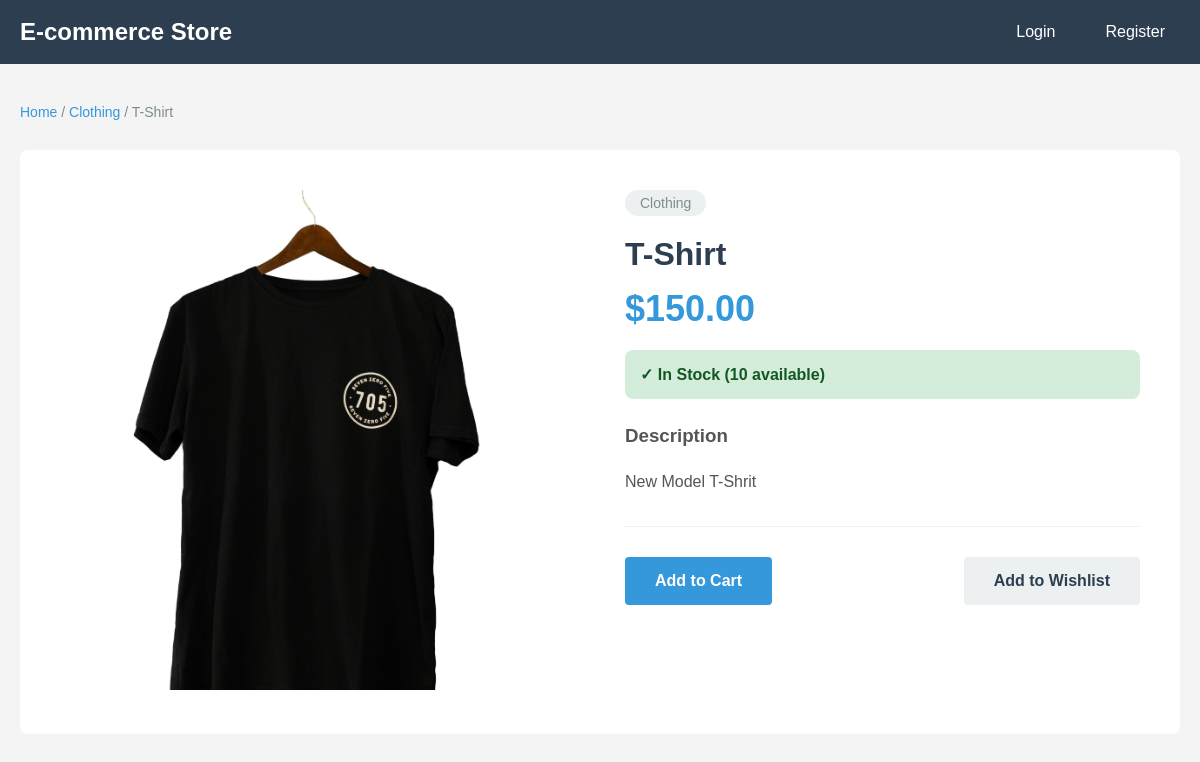
/product.php?id=7, run on the app's committed database.
### tables this page shows
CREATE TABLE `products` (
  `id` int(11) NOT NULL,
  `name` varchar(255) NOT NULL,
  `category_id` int(11) NOT NULL,
  `price` decimal(10,2) NOT NULL,
  `description` text DEFAULT NULL,
  `image` varchar(255) DEFAULT NULL,
  `stock_count` int(11) DEFAULT 0,
  `created_at` timestamp NOT NULL DEFAULT current_timestamp()
);

CREATE TABLE `categories` (
  `id` int(11) NOT NULL,
  `name` varchar(255) NOT NULL,
  `description` text DEFAULT NULL,
  `created_at` timestamp NOT NULL DEFAULT current_timestamp()
);

### config.php (called while the page is built, shortened)
<?php
function isUserLoggedIn() {
    return isset($_SESSION['user_id']);
}
function formatPrice($price) {
    return '$' . number_format($price, 2);
}
?>

### product.php (the view, shortened to what this page needs)
<?php
require_once 'config.php';
$product_id = $_GET['id'];
$conn = getDBConnection();
$stmt = $conn->prepare("SELECT p.*, c.name as category_name FROM products p
                        LEFT JOIN categories c ON p.category_id = c.id
                        WHERE p.id = ?");
$stmt->bind_param("i", $product_id);
$stmt->execute();
$result = $stmt->get_result();
$product = $result->fetch_assoc();
?>
<!DOCTYPE html>
<html lang="en">
<head>
</head>
<body>
    <div class="header">
        <div class="header-content">
            <a href="index.php" class="logo">E-commerce Store</a>
            <nav class="nav">
                <?php if (isUserLoggedIn()): ?>
                    <a href="wishlist.php">Wishlist</a>
                    <a href="cart.php">Cart</a>
                    <a href="dashboard.php">My Account</a>
                    <a href="logout.php">Logout</a>
                <?php else: ?>
                    <a href="login.php">Login</a>
                    <a href="register.php">Register</a>
                <?php endif; ?>
            </nav>
        </div>
    </div>
    <div class="container">
        <div class="breadcrumb">
            <a href="index.php">Home</a> / <a href="index.php?category=<?php echo $product['category_id']; ?>"><?php echo $product['category_name']; ?></a> / <?php echo $product['name']; ?>
        </div>
        <div class="product-detail">
            <div>
                <img src="<?php echo UPLOAD_DIR . $product['image']; ?>" alt="<?php echo $product['name']; ?>" class="product-image">
            </div>
            <div class="product-info">
                <div class="category-badge"><?php echo $product['category_name']; ?></div>
                <h1><?php echo $product['name']; ?></h1>
                <div class="price"><?php echo formatPrice($product['price']); ?></div>
                <?php if ($product['stock_count'] > 0): ?>
                    <div class="stock-info in-stock">✓ In Stock (<?php echo $product['stock_count']; ?> available)</div>
                <?php else: ?>
                    <div class="stock-info out-of-stock">✗ Out of Stock</div>
                <?php endif; ?>
                <div class="description">
                    <h3 style="margin-bottom: 15px;">Description</h3>
                    <p><?php echo nl2br($product['description']); ?></p>
                </div>
                <div class="actions">
                    <form method="POST" style="flex: 1;">
                        <button type="submit" name="add_to_cart" class="btn btn-primary"
                                <?php echo $product['stock_count'] == 0 ? 'disabled' : ''; ?>>
                            Add to Cart
                        </button>
                    </form>
                    <form method="POST">
                        <button type="submit" name="add_to_wishlist" class="btn btn-secondary"
                                <?php echo $product['stock_count'] == 0 ? 'disabled' : ''; ?>>
                            Add to Wishlist
                        </button>
                    </form>
                </div>
            </div>
        </div>
    </div>
</body>
</html>

### product.php (style rules this page uses)
* { margin: 0; padding: 0; box-sizing: border-box; }
body { font-family: Arial, sans-serif; background: #f4f4f4; }
.header { background: #2c3e50; color: white; padding: 15px 0; }
.header-content { max-width: 1200px; margin: 0 auto; padding: 0 20px; display: flex; justify-content: space-between; align-items: center; }
.logo { font-size: 24px; font-weight: bold; text-decoration: none; color: white; }
.nav { display: flex; gap: 20px; align-items: center; }
.nav a { color: white; text-decoration: none; padding: 8px 15px; border-radius: 4px; }
.container { max-width: 1200px; margin: 40px auto; padding: 0 20px; }
.breadcrumb { margin-bottom: 30px; font-size: 14px; color: #7f8c8d; }
.breadcrumb a { color: #3498db; text-decoration: none; }
.product-detail { background: white; border-radius: 8px; padding: 40px; display: grid; grid-template-columns: 1fr 1fr; gap: 50px; }
.product-image { width: 100%; height: 500px; object-fit: cover; border-radius: 8px; }
.product-info h1 { font-size: 32px; margin-bottom: 15px; color: #2c3e50; }
.category-badge { display: inline-block; padding: 5px 15px; background: #ecf0f1; border-radius: 20px; font-size: 14px; color: #7f8c8d; margin-bottom: 20px; }
.price { font-size: 36px; font-weight: bold; color: #3498db; margin-bottom: 20px; }
.stock-info { padding: 15px; border-radius: 8px; margin-bottom: 20px; font-weight: bold; }
.in-stock { background: #d4edda; color: #155724; }
.description { color: #555; line-height: 1.8; margin-bottom: 30px; padding-bottom: 30px; border-bottom: 1px solid #ecf0f1; }
.actions { display: flex; gap: 15px; }
.btn { padding: 15px 30px; border: none; border-radius: 4px; cursor: pointer; font-size: 16px; font-weight: bold; text-decoration: none; display: inline-block; text-align: center; }
.btn-primary { background: #3498db; color: white; flex: 1; }
.btn-secondary { background: #ecf0f1; color: #2c3e50; }

### data on the page
products: category.name "Clothing", name "T-Shirt", image (picture), price "$150.00", stock_count "10", description "New Model T-Shrit"
